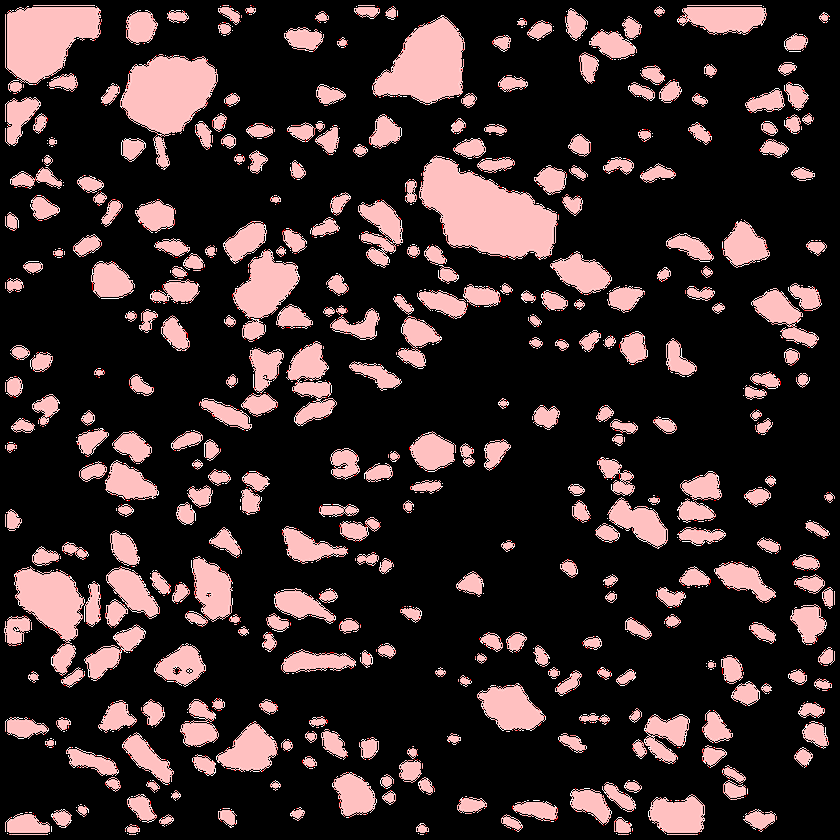
#> input picture data/result_qaak/transparent/11_mask_fen.png, 840 x 840 px, shrunk from 1044 x 1044 before the run; its folder holds 4 pictures in this run
$ python batch_composite_img.py
#> lines starting #> are read from the running program, lines starting #| are printed output that depends on the picture
# -*- coding: utf-8 -*-
# @Time : 2020/3/12 下午1:57
# @Author : LuoLu
# @FileName: batch_composite_img.py
# @Software: PyCharm
# @Github ：https://github.com/luolugithub
# @E-mail ：argluolu@gmail.com


from PIL import Image
import glob
import os

import cv2 as cv
import numpy as np
from PIL import Image
import numpy as np

if __name__ == '__main__':
    background = []
    foreground1 = []
    foreground2 = []
    foreground3 = []
    base_name = ''
    counter = 0
    for filename in sorted(glob.glob('/home/luolu/PycharmProjects/color_detection/data/result_qaak/transparent/*.png')):
        img = cv.imread(filename)
#> img is the input picture: shape (840, 840, 3); mean B, G, R 41.3, 41.3, 54.1
        height, width, channels = img.shape
#> height = 840; width = 840; channels = 3
        # [7 lines of commented-out code are left out]
        background = Image.new('RGB', (height, width), color='black').convert('RGBA')
        # print(filename)
        base_name = os.path.basename(filename)
        # print(base_name)
        # print(base_name.split('_')[0])

        if filename.__contains__('caolv'):
            print(base_name)
            foreground1 = Image.open(filename).convert('RGBA')
            # background.paste(foreground1, (0, 0), foreground1)
            counter = counter + 1
        if filename.__contains__('fen'):
            print(base_name)
            foreground2 = Image.open(filename).convert('RGBA')
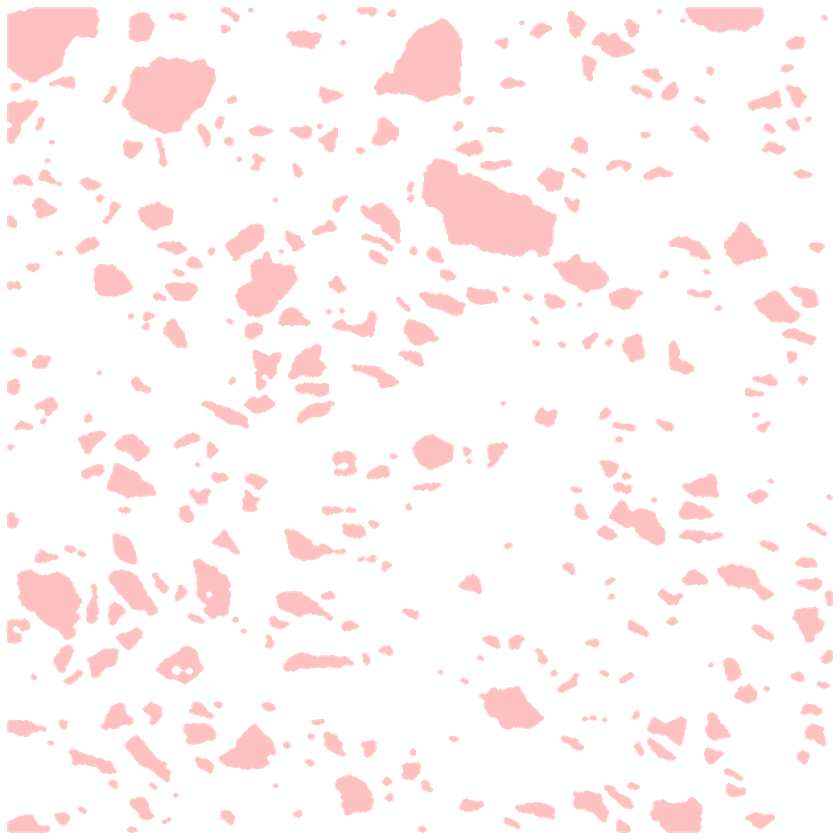
#> foreground2: PIL image 840x840 RGBA; mean R, G, B, A 54.1, 41.3, 41.3, 41.2; transparent parts drawn white
            # background.paste(foreground2, (0, 0), foreground2)
            counter = counter + 1
        if filename.__contains__('lightblue'):
            print(base_name)
            foreground3 = Image.open(filename).convert('RGBA')
            # background.paste(foreground3, (0, 0), foreground3)
            counter = counter + 1


        # background.paste(foreground1, (0, 0), foreground1)
        # background.paste(foreground2, (0, 0), foreground2)
        # background.paste(foreground3, (0, 0), foreground3)

        # background.save("/home/luolu/PycharmProjects/color_detection/data/result_qaak/result/"
        #                     + base_name.split('_')[0] + ".png")
        print('counter:', counter)
        if counter == 3:
            background.paste(foreground1, (0, 0), foreground1)
            background.paste(foreground2, (0, 0), foreground2)
            background.paste(foreground3, (0, 0), foreground3)
            background.save("/home/luolu/PycharmProjects/color_detection/data/result_qaak/result/"
                            + base_name.split('_')[0] + ".png")
            counter = 0
#> pass 2 of the loop `for filename in sorted(glob.glob('/home/luolu/PycharmProjects/color_de..`:
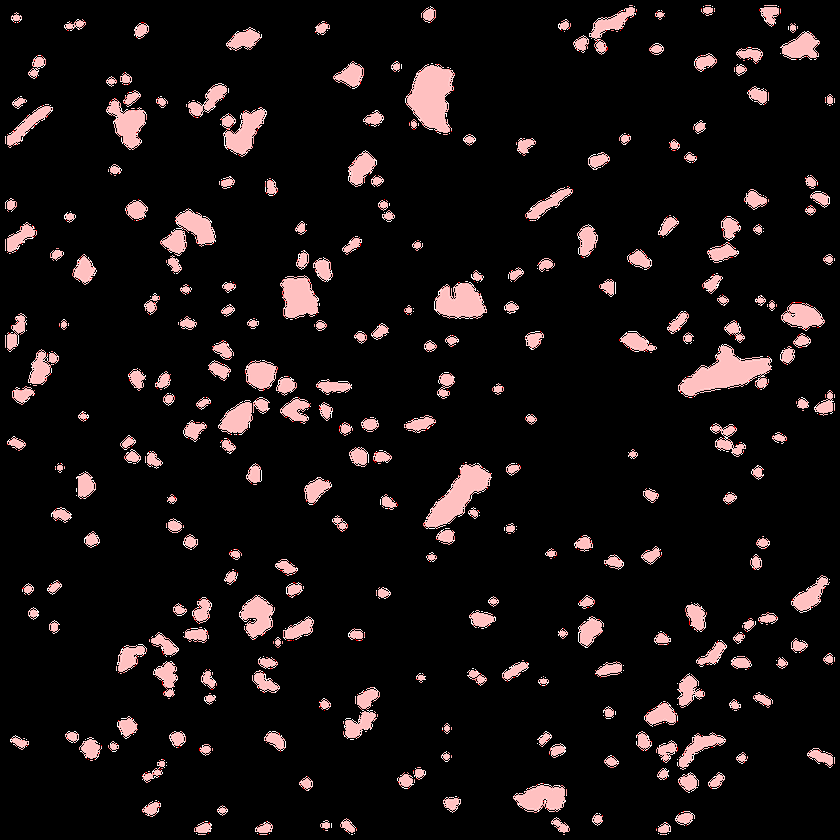
#> input picture data/result_qaak/transparent/13_mask_lightblue.png, 840 x 840 px, shrunk from 1044 x 1044 before the run
#> img is the input picture: shape (840, 840, 3); mean B, G, R 17.1, 17.1, 22.2
#> `foreground3 = Image.open(filename).convert('RGBA')`:
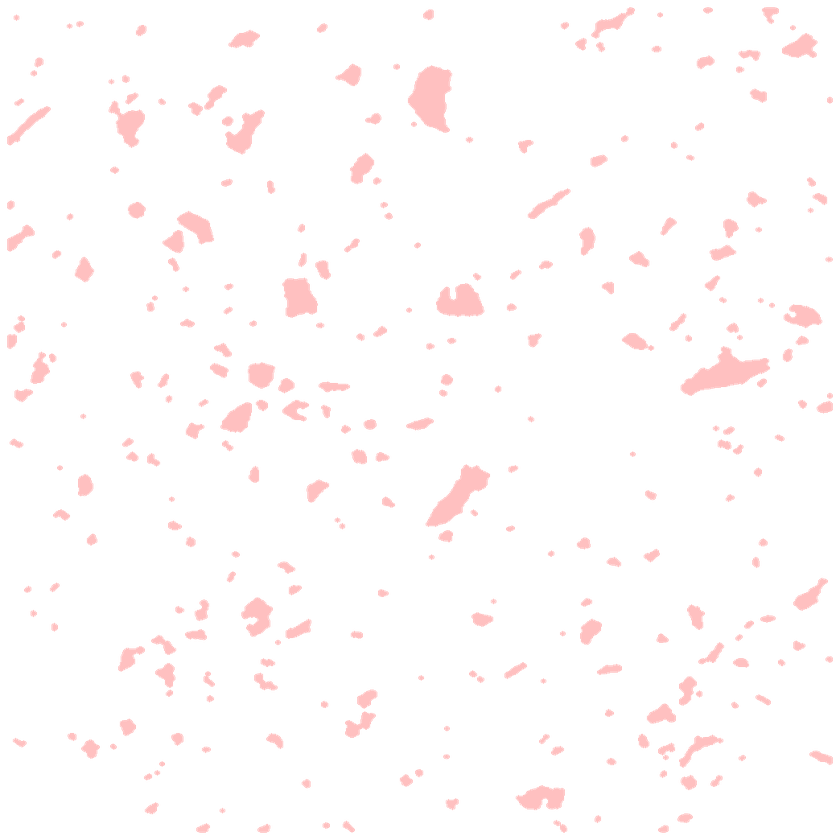
#> foreground3: PIL image 840x840 RGBA; mean R, G, B, A 22.2, 17.1, 17.1, 14.9; transparent parts drawn white
#> pass 3 of the loop `for filename in sorted(glob.glob('/home/luolu/PycharmProjects/color_de..`:
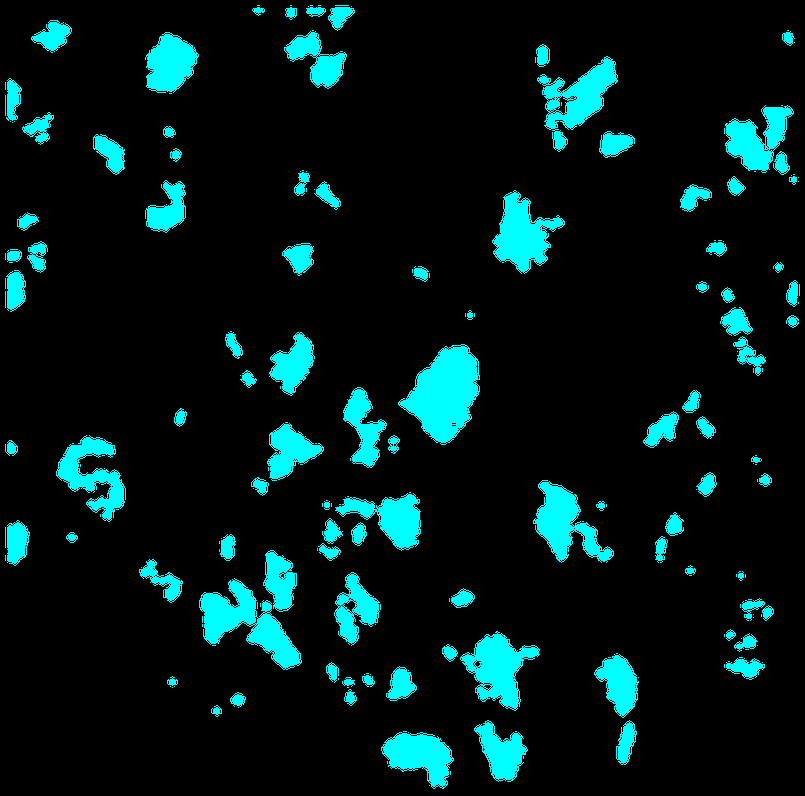
#> input picture data/result_qaak/transparent/26_mask_lightblue.png, 805 x 796 px, shrunk from 1001 x 989 before the run
#> img is the input picture: shape (796, 805, 3); mean B, G, R 26.1, 26.1, 0
#> background: PIL image 796x805 RGBA
#> `foreground3 = Image.open(filename).convert('RGBA')`:
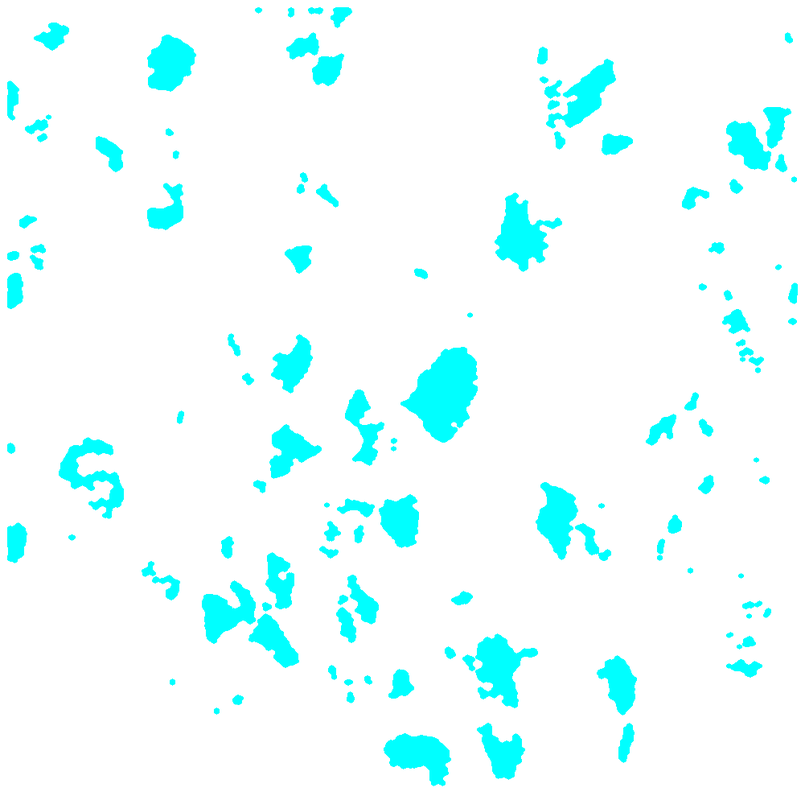
#> foreground3: PIL image 805x796 RGBA; mean R, G, B, A 0, 26.1, 26.1, 20.3; transparent parts drawn white
#> (the run stopped early here; a loop or call above may not have finished)
